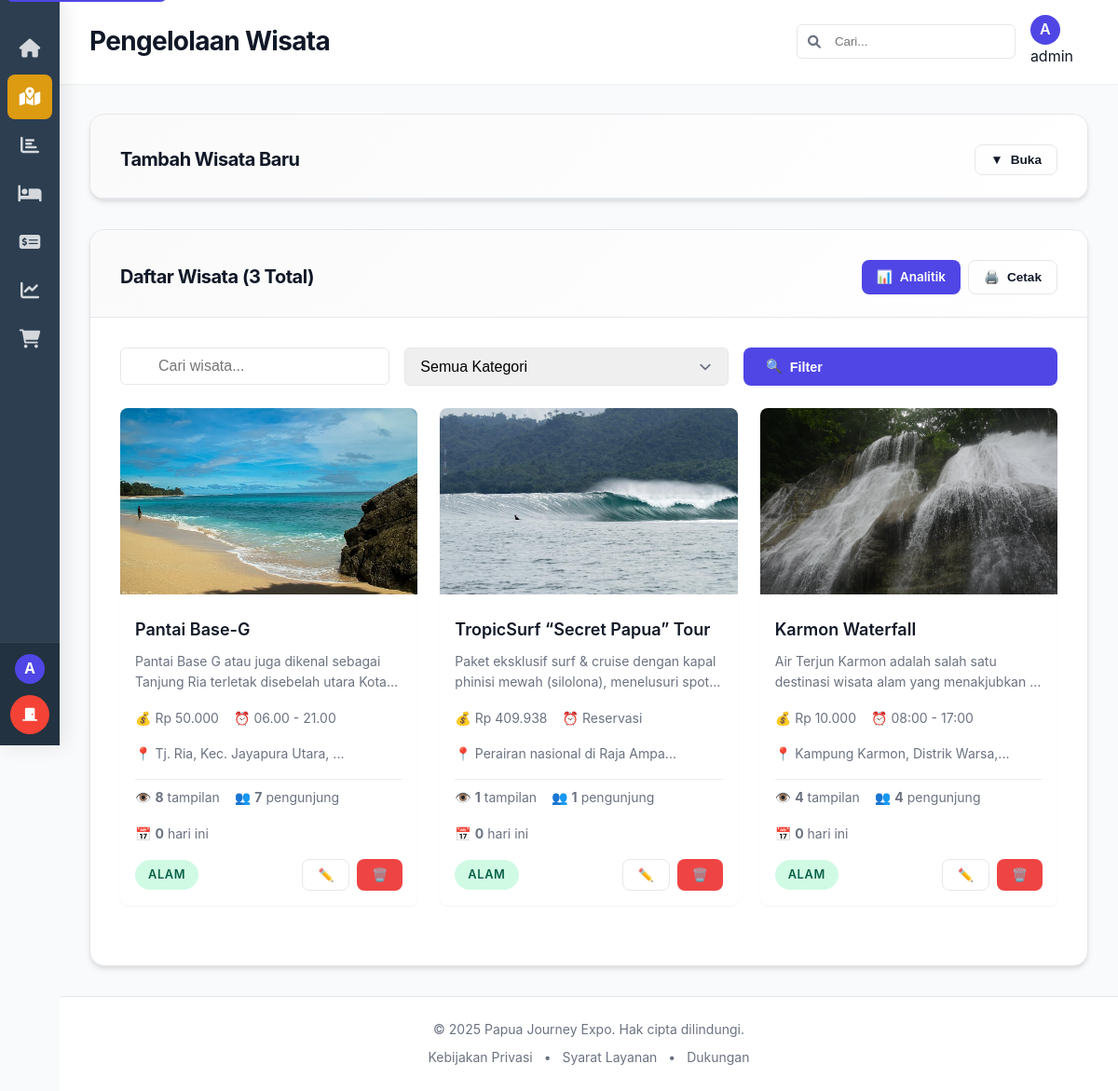
Screenshot of /admin/adminwisata.php (signed in) with the database file from the repository.
### tables this page shows
CREATE TABLE `wisata` (
  `id` int(11) NOT NULL,
  `judul` varchar(255) NOT NULL,
  `deskripsi` text NOT NULL,
  `harga` decimal(10,2) NOT NULL,
  `kategori` enum('budaya','alam') NOT NULL,
  `alamat` text NOT NULL,
  `jam_buka` varchar(100) NOT NULL,
  `photo` varchar(255) NOT NULL,
  `created_at` timestamp NOT NULL DEFAULT current_timestamp(),
  `updated_at` timestamp NOT NULL DEFAULT current_timestamp() ON UPDATE current_timestamp()
);

### admin/adminwisata.php (the view, shortened to what this page needs)
<?php
$db = getDbConnection();
$page = isset($_GET['page']) ? max(1, intval($_GET['page'])) : 1;
$limit = 10;
$offset = ($page - 1) * $limit;
$count_query = "SELECT COUNT(*) as total FROM wisata";
$count_result = mysqli_query($db, $count_query);
$total_records = mysqli_fetch_assoc($count_result)['total'];
$search = isset($_GET['search']) ? mysqli_real_escape_string($db, $_GET['search']) : '';
$where_conditions = [];
$where_clause = !empty($where_conditions) ? "WHERE " . implode(" AND ", $where_conditions) : "";
$wisata_query = "
    SELECT
        w.*,
        COALESCE(COUNT(DISTINCT wv.id), 0) as total_views,
        COALESCE(COUNT(DISTINCT wv.session_id), 0) as unique_visitors,
        COALESCE(COUNT(DISTINCT CASE WHEN DATE(wv.view_date) = CURDATE() THEN wv.id END), 0) as views_today
    FROM wisata w
    LEFT JOIN wisata_views wv ON w.id = wv.wisata_id
    $where_clause
    GROUP BY w.id
    ORDER BY w.created_at DESC
    LIMIT $limit OFFSET $offset
";
$wisata_list = mysqli_query($db, $wisata_query);
?>
<!DOCTYPE html>
<html lang="id">
<head>
    <link rel="stylesheet" href="sidebar.css">
    <link rel="stylesheet" href="admin.css">
</head>
<body>
    <div class="admin-wrapper">
        <?php include 'components/sidebar.php'; ?>
        <div class="main-content" id="mainContent">
            <?php include 'components/header.php'; ?>
            <div class="content-wrapper">
                <div class="card" style="margin-bottom: 2rem;">
                    <div class="card-header">
                        <h3 class="card-title">Tambah Wisata Baru</h3>
                        <button class="btn btn-outline btn-sm" onclick="toggleForm()" id="toggleBtn">
                            <span>▼</span> Buka
                        </button>
                    </div>
                </div>
                <div class="card">
                    <div class="card-header">
                        <h3 class="card-title">Daftar Wisata (<?php echo $total_records; ?> Total)</h3>
                        <div style="display: flex; gap: 0.5rem;">
                            <a href="wisata_analytics.php" class="btn btn-primary btn-sm">
                                <span>📊</span> Analitik
                            </a>
                            <button class="btn btn-outline btn-sm" onclick="window.print()">
                                <span>🖨️</span> Cetak
                            </button>
                        </div>
                    </div>
                    <div class="card-body">
                        <div class="filter-section">
                            <div class="search-box">
                                <input type="text" class="form-control" placeholder="Cari wisata..."
                                       id="searchInput" value="<?php echo htmlspecialchars($search); ?>">
                            </div>
                            <select class="form-control form-select" id="categoryFilter">
                                <option value="">Semua Kategori</option>
                            </select>
                            <button class="btn btn-primary" onclick="applyFilters()">
                                <span>🔍</span> Filter
                            </button>
                        </div>
                        <?php if (mysqli_num_rows($wisata_list) > 0): ?>
                            <div class="wisata-grid">
                                <?php while ($wisata = mysqli_fetch_assoc($wisata_list)): ?>
                                    <div class="wisata-card">
                                        <img src="../uploads/<?php echo htmlspecialchars($wisata['photo']); ?>"
                                             alt="<?php echo htmlspecialchars($wisata['judul']); ?>"
                                             class="wisata-image">
                                        <div class="wisata-content">
                                            <h4 class="wisata-title"><?php echo htmlspecialchars($wisata['judul']); ?></h4>
                                            <p class="wisata-description"><?php echo htmlspecialchars($wisata['deskripsi']); ?></p>
                                            <div class="wisata-details">
                                                <div class="wisata-detail">
                                                    <span>💰</span>
                                                    <span>Rp <?php echo number_format($wisata['harga'], 0, ',', '.'); ?></span>
                                                </div>
                                                <div class="wisata-detail">
                                                    <span>⏰</span>
                                                    <span><?php echo htmlspecialchars($wisata['jam_buka']); ?></span>
                                                </div>
                                                <div class="wisata-detail">
                                                    <span>📍</span>
                                                    <span><?php echo htmlspecialchars(substr($wisata['alamat'], 0, 30)) . '...'; ?></span>
                                                </div>
                                            </div>
                                            <div class="wisata-details" style="margin-top: 0.5rem; padding-top: 0.5rem; border-top: 1px solid #eee;">
                                                <div class="wisata-detail">
                                                    <span>👁️</span>
                                                    <strong><?php echo number_format($wisata['total_views']); ?></strong> tampilan
                                                </div>
                                                <div class="wisata-detail">
                                                    <span>👥</span>
                                                    <strong><?php echo number_format($wisata['unique_visitors']); ?></strong> pengunjung
                                                </div>
                                                <div class="wisata-detail">
                                                    <span>📅</span>
                                                    <strong><?php echo number_format($wisata['views_today']); ?></strong> hari ini
                                                </div>
                                            </div>
                                            <div style="display: flex; justify-content: space-between; align-items: center;">
                                                <span class="badge badge-<?php echo $wisata['kategori'] == 'alam' ? 'success' : ($wisata['kategori'] == 'budaya' ? 'warning' : 'info'); ?>">
                                                    <?php echo ucfirst($wisata['kategori']); ?>
                                                </span>
                                                <div class="action-buttons">
                                                    <button class="btn btn-outline btn-sm" onclick="editWisata(<?php echo $wisata['id']; ?>)">
                                                        ✏️
                                                    </button>
                                                    <button class="btn btn-danger btn-sm" onclick="deleteWisata(<?php echo $wisata['id']; ?>)">
                                                        🗑️
                                                    </button>
                                                </div>
                                            </div>
                                        </div>
                                    </div>
                                <?php endwhile; ?>
                            </div>
                        <?php endif; ?>
                    </div>
                </div>
            </div>
            <?php include 'components/footer.php'; ?>
        </div>
    </div>
</body>
</html>

### admin/sidebar.css (style rules this page uses)
:root { --primary-color: #536245; --secondary-color: #d9d9d9; --button-color: #DC9B11; --button-hover-color: #f4b63b; --text-color: #FFFCF7; --text-color-secondary: #191919; --background-color: #EBE7E4; --transition: all 0.3s ease-in-out; --shadow: #333333b2; --success-color: #4CAF50; --error-color: #f44336; --info-color: #2196F3; }
* { box-sizing: border-box; }

### admin/admin.css (style rules this page uses)
:root { --primary-color: #4F46E5; --primary-hover: #4338CA; --secondary-color: #10B981; --danger-color: #EF4444; --warning-color: #F59E0B; --info-color: #3B82F6; --dark-bg: #1F2937; --sidebar-bg: #111827; --card-bg: #FFFFFF; --text-primary: #111827; --text-secondary: #6B7280; --border-color: #E5E7EB; --shadow-sm: 0 1px 2px 0 rgba(0, 0, 0, 0.05); --shadow-md: 0 4px 6px -1px rgba(0, 0, 0, 0.1), 0 2px 4px -1px rgba(0, 0, 0, 0.06); --shadow-lg: 0 10px 15px -3px rgba(0, 0, 0, 0.1), 0 4px 6px -2px rgba(0, 0, 0, 0.05); }
* { margin: 0; padding: 0; box-sizing: border-box; }
body { font-family: -apple-system, BlinkMacSystemFont, 'Segoe UI', Roboto, Oxygen, Ubuntu, Cantarell, sans-serif; background-color: #F9FAFB; color: var(--text-primary); line-height: 1.6; margin: 0; padding: 0; overflow-x: hidden; overflow-y: auto; scroll-behavior: auto; font-size: 16px; }
.admin-wrapper { display: flex; min-height: 100vh; position: relative; }
.main-content { flex: 1; margin-left: 64px; transition: margin-left 0.3s ease; min-width: 0; width: calc(100% - 64px); }
.content-wrapper { padding: 2.5rem; max-width: 100%; overflow-x: hidden; overflow-y: visible; min-height: calc(100vh - 64px); background: #F9FAFB; }
.content-wrapper .card-body { overflow-x: auto; }
html, body { scroll-behavior: auto !important; }
* { scroll-behavior: auto !important; }
.card { background: var(--card-bg); border-radius: 1rem; box-shadow: var(--shadow-md); overflow: hidden; position: relative; border: 1px solid var(--border-color); transition: all 0.3s ease; }
.card-header { padding: 2rem 2rem 1.5rem 2rem; border-bottom: 1px solid var(--border-color); display: flex; justify-content: space-between; align-items: center; background: linear-gradient(135deg, #fafafa 0%, #ffffff 100%); }
.card-title { font-size: 1.25rem; font-weight: 700; color: var(--text-primary); letter-spacing: -0.025em; }
.card-body { padding: 2rem; }
.badge { display: inline-flex; align-items: center; padding: 0.375rem 0.875rem; border-radius: 9999px; font-size: 0.8rem; font-weight: 600; text-transform: uppercase; letter-spacing: 0.05em; }
.badge-success { background: #D1FAE5; color: #065F46; }
.form-control { width: 100%; padding: 0.625rem 1rem; border: 1px solid var(--border-color); border-radius: 0.375rem; font-size: 1rem; transition: all 0.2s; }
.form-select { appearance: none; background-position: right 0.75rem center; background-repeat: no-repeat; background-size: 1.5em 1.5em; padding-right: 2.5rem; }
.btn { display: inline-flex; align-items: center; gap: 0.5rem; padding: 0.75rem 1.5rem; border: none; border-radius: 0.5rem; font-size: 0.9rem; font-weight: 600; text-decoration: none; cursor: pointer; transition: all 0.2s; position: relative; overflow: hidden; }
.btn-primary { background: var(--primary-color); color: white; }
.btn-danger { background: var(--danger-color); color: white; }
.btn-outline { background: transparent; border: 1px solid var(--border-color); color: var(--text-primary); }
.btn-sm { padding: 0.5rem 1rem; font-size: 0.85rem; }
.action-buttons { display: flex; gap: 0.5rem; }
.search-box { position: relative; max-width: 400px; }
.search-box input { width: 100%; padding: 0.625rem 1rem 0.625rem 2.5rem; border: 1px solid var(--border-color); border-radius: 0.375rem; }
@media (max-width: 1200px) { .content-wrapper { padding: 2rem; } }

### rows the page displays
wisata: photo (picture), judul "Pantai Base-G", deskripsi "Pantai Base G atau juga dikenal sebagai Tanjung Ria terletak disebelah utara…", harga "50.000", jam_buka "06.00 - 21.00", alamat "Tj. Ria, Kec. Jayapura Utara,", total_views "8", unique_visitors "7", views_today "0", kategori "ALAM"
wisata: photo (picture), judul "TropicSurf “Secret Papua” Tour", deskripsi "Paket eksklusif surf & cruise dengan kapal phinisi mewah (silolona), menelusuri…", harga "409.938", jam_buka "Reservasi", alamat "Perairan nasional di Raja Ampa", total_views "1", unique_visitors "1", views_today "0", kategori "ALAM"
wisata: photo (picture), judul "Karmon Waterfall", deskripsi "Air Terjun Karmon adalah salah satu destinasi wisata alam yang menakjubkan…", harga "10.000", jam_buka "08:00 - 17:00", alamat "Kampung Karmon, Distrik Warsa,", total_views "4", unique_visitors "4", views_today "0", kategori "ALAM"

### other values shown
substr($_SESSION['admin_username'] ?? 'A', 0, 1) "A"
$page_title "Pengelolaan Wisata"
substr($admin_username, 0, 1) "A"
$admin_username "admin"
$total_records "3"
